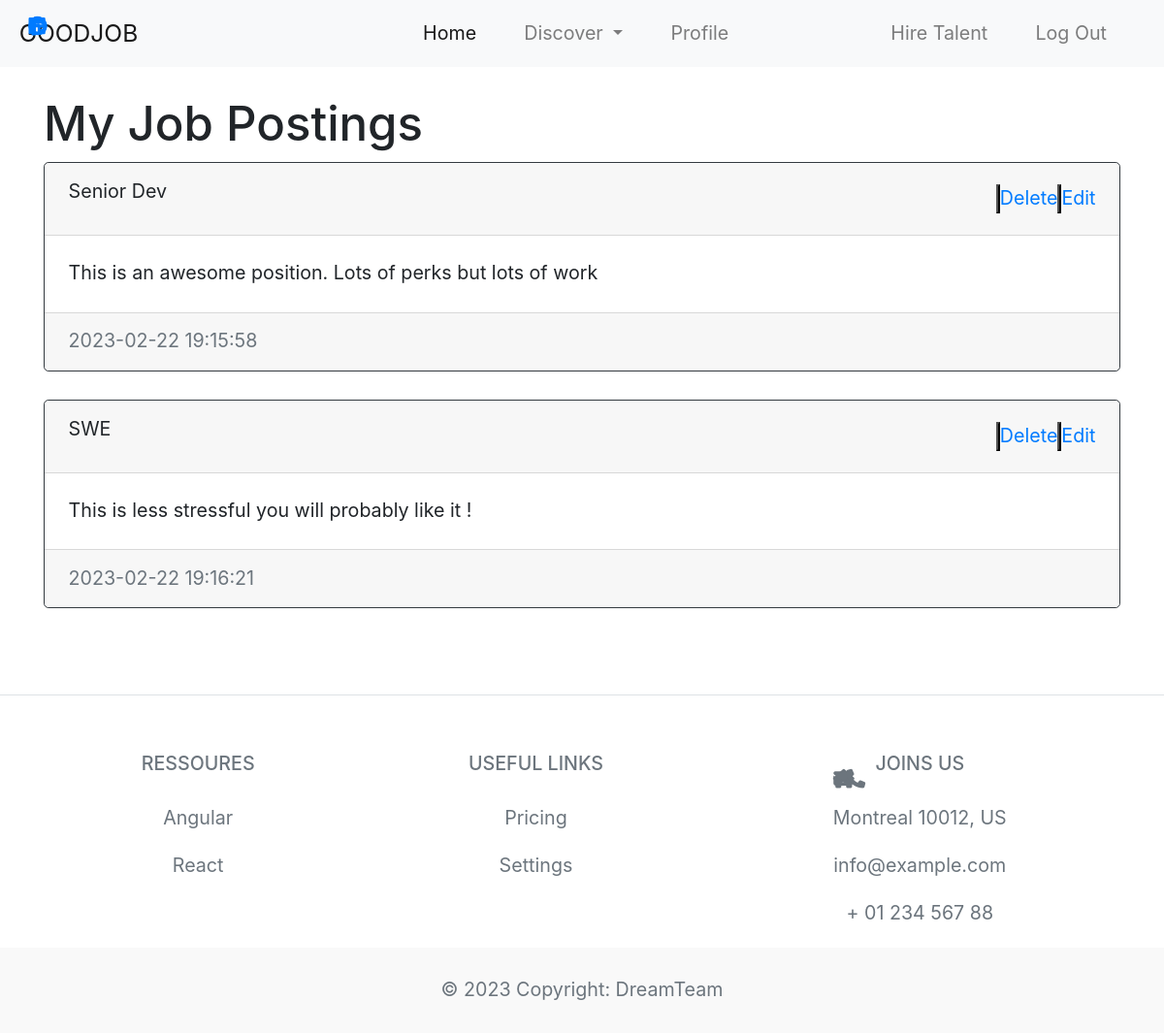
/myposts (signed in), run on the app's committed database.
### website/models.py (models this page shows)
class Post(db.Model):
    id = db.Column(db.Integer, primary_key=True)
    title = db.Column(db.String(50))
    text = db.Column(db.Text, nullable=False)
    company = db.Column(db.String(50))
    address = db.Column(db.String(50))
    salary = db.Column(db.Integer)
    field = db.Column(db.String(50)) #Example aerospace, programming etc
    date_created = db.Column(db.DateTime(timezone=True), default=func.now())
    author =db.Column(db.Integer, db.ForeignKey('user.id', ondelete="CASCADE"), nullable=False)

### website/views.py (the view)
@views.route("/myposts", methods=['GET', 'POST'])
def myposts():
    posts = Post.query.filter_by(author=current_user.id).all()
    print(posts)
    return render_template("myposts.html", user=current_user, posts=posts)

### website/templates/myposts.html (shortened to what this page needs)
{% extends "base.html" %}
{% block content %}
  <br>
  <h1>My Job Postings</h1>
  <div id="posts">
    {% if posts %}
    {% for post in posts %}
    <div class="card border-dark">
      <div class="card-header d-flex justify-content-between align-items-center">
        <div class="card-title">{{ post.title }}<br></div>
        <div class="btn-group">
          <button type="button" class="button"></button>
          <a href="/delete-post/{{ post.id }}" class="button">Delete</a>
          <button type="button" class="button"></button>
          <a href="/editpost/{{post.id}}" class="button">Edit</a>
        </div>
      </div>
      <div class="card-body">
        <div class="card-text">{{ post.text }}</div>
      </div>
      <div class="card-footer text-muted">{{ post.date_created }}</div>
    </div>
    <br>
    {% endfor %}
    {% else %}
    <p>You currently have no job posting.</p>
    {% endif %}
  </div>
{% endblock %}

### website/static/css/main.css (style rules this page uses)
* { margin: 0; text-decoration: none; padding: 0; list-style: none; }
:root { font-size: calc(16px + (20 - 16) * (100vw - 320px) / (1280 - 320)); }

### data on the page
Post: title "Senior Dev", text "This is an awesome position. Lots of perks but lots of work", date_created "2023-02-22 19:15:58"
Post: title "SWE", text "This is less stressful you will probably like it !", date_created "2023-02-22 19:16:21"
